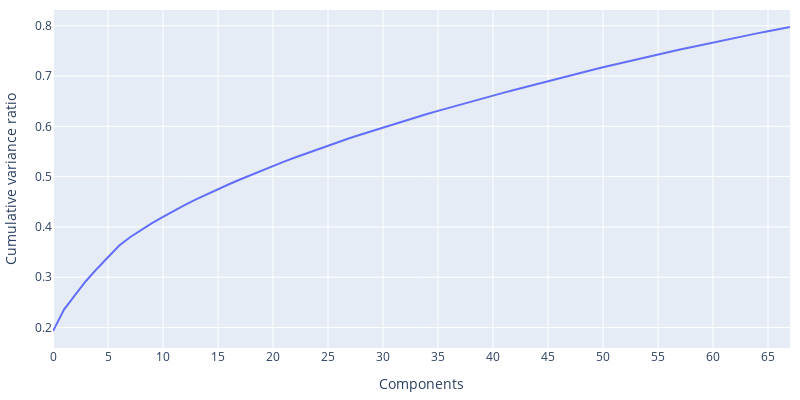

The notebook cell saved with this chart:
### Code cell
fig = px.line(df_pca_expl_var_ratio_new, x=df_pca_expl_var_ratio_new.index, y='cum_exp_var_ratio',)
fig.update_layout(height=400,
                  width=800,
                  showlegend=True,
                  margin=dict(l=10, r=10, b=10, t=10),
                  yaxis = dict(title='Cumulative variance ratio'),
                  xaxis = dict(title='Components', dtick=5)
                  )
fig.show()

### Figure 1 — Plotly figure (JSON) as saved in the notebook; plotly's stock layout.template omitted (floating-point values rounded to 4 significant figures)
{"data": [{"hovertemplate": "index=%{x}<br>cum_exp_var_ratio=%{y}<extra></extra>", "legendgroup": "", "line": {"color": "#636efa", "dash": "solid"}, "marker": {"symbol": "circle"}, "mode": "lines", "name": "", "orientation": "v", "showlegend": false, "type": "scatter", "x": [0, 1, 2, 3, 4, 5, 6, 7, 8, 9, 10, 11, 12, 13, 14, 15, 16, 17, 18, 19, 20, 21, 22, 23, 24, 25, 26, 27, 28, 29, 30, 31, 32, 33, 34, 35, 36, 37, 38, 39, 40, 41, 42, 43, 44, 45, 46, 47, 48, 49, 50, 51, 52, 53, 54, 55, 56, 57, 58, 59, 60, 61, 62, 63, 64, 65, 66, 67], "xaxis": "x", "y": [0.1928, 0.2356, 0.2644, 0.2924, 0.3169, 0.3404, 0.3626, 0.3794, 0.3939, 0.4075, 0.4199, 0.4322, 0.4439, 0.4548, 0.4653, 0.4753, 0.4848, 0.4943, 0.5034, 0.5124, 0.5211, 0.5297, 0.5381, 0.5461, 0.5539, 0.5617, 0.5692, 0.5766, 0.5838, 0.5907, 0.5977, 0.6045, 0.6112, 0.6179, 0.6244, 0.6307, 0.637, 0.6432, 0.6493, 0.6553, 0.6612, 0.6671, 0.6729, 0.6787, 0.6844, 0.69, 0.6956, 0.7011, 0.7066, 0.712, 0.7173, 0.7225, 0.7277, 0.7328, 0.7378, 0.7428, 0.7477, 0.7526, 0.7574, 0.7622, 0.7669, 0.7715, 0.776, 0.7805, 0.7848, 0.7892, 0.7935, 0.7977], "yaxis": "y"}], "layout": {"height": 400, "legend": {"tracegroupgap": 0}, "margin": {"b": 10, "l": 10, "r": 10, "t": 10}, "showlegend": true, "width": 800, "xaxis": {"anchor": "y", "domain": [0, 1], "dtick": 5, "title": {"text": "Components"}}, "yaxis": {"anchor": "x", "domain": [0, 1], "title": {"text": "Cumulative variance ratio"}}}}
